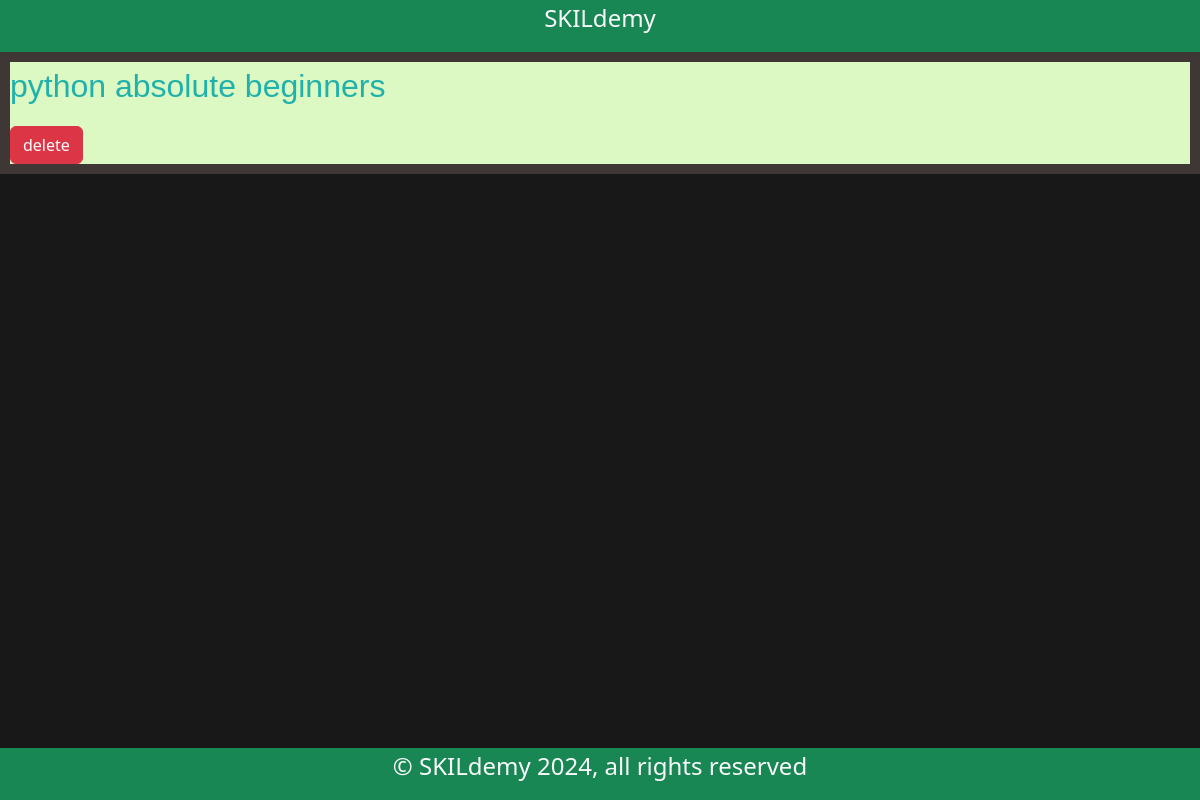
Before: /cs_avail with the older database file.
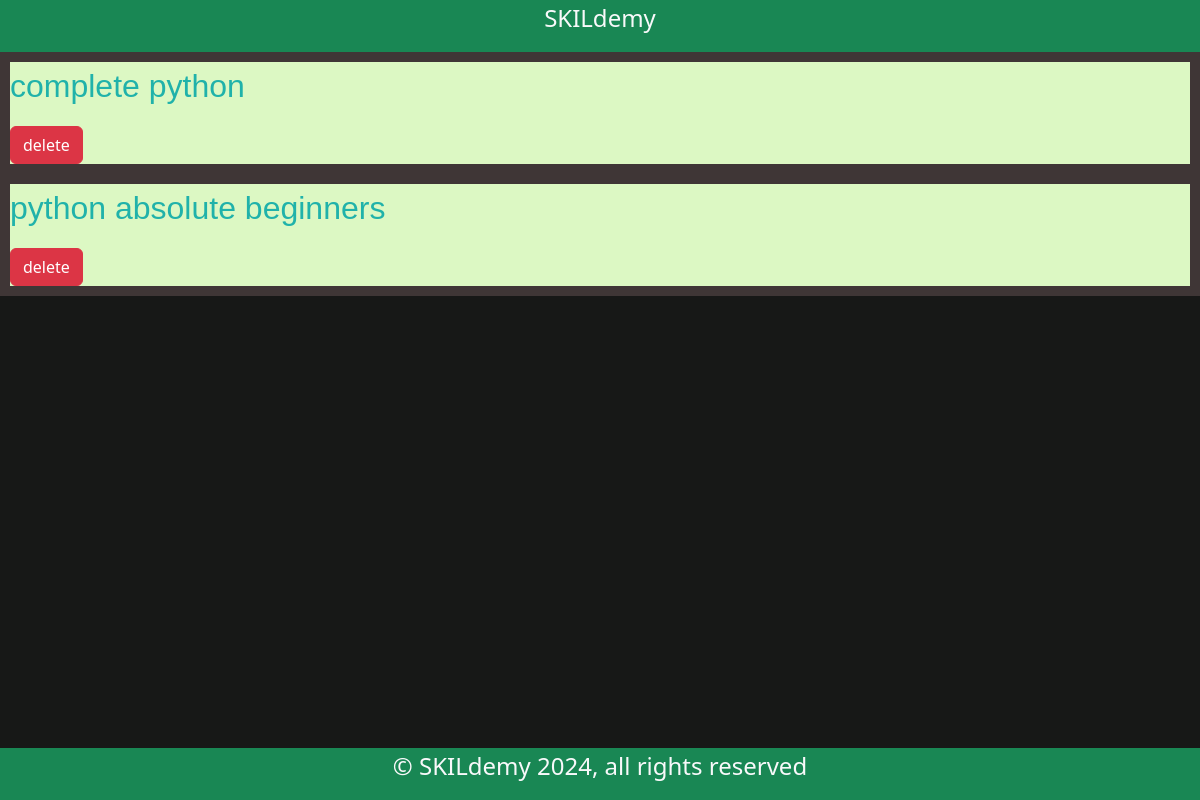
After: the same page with the newer database file.
### learning_platform/models/models.py (models this page shows, shortened)
class Course(db.Model):
    __tablename__ = "course"
    id = db.Column(db.String(36), primary_key=True, default= lambda: str(uuid.uuid4()))
    name = db.Column(db.String(80), nullable=False)
    description = db.Column(db.String(250), nullable=False)
    price = db.Column(db.Numeric(10, 2), nullable=False)
    rate = db.Column(db.Numeric(10, 2), nullable=False, default=1.00)
    enrolled_at = db.Column(db.DateTime(timezone=True), default=func.now())
    updated_at = db.Column(db.DateTime(timezone=True), default=func.now())
    topics = db.relationship('Topic', secondary=course_topics,
                             lazy='subquery', backref=db.backref('courses', lazy=True))

### learning_platform/views/admin.py (the view)
@admin_bp.route('/cs_avail', methods=['GET', 'POST'])
def cs_avail():
    cst = Course.query.all()
    return render_template('content_management/delete_course.html', cst=cst)

### learning_platform/templates/content_management/delete_course.html (shortened to what this page needs)
<!DOCTYPE html>
<html lang="en">
<head>
    {% extends "base.html" %}
    {% block main %}
    {% for _item in cst|sort(attribute='name') %}
    <div style="
    background-color: rgb(220, 248, 195);
    margin-bottom: 25; border: 10px solid rgb(63, 54, 54);">
<p class="fs-2 text-start" style="color: lightseagreen;
    font-family: 'Lucida Sans', 'Lucida Sans Regular',
    'Lucida Grande', 'Lucida Sans Unicode', Geneva,
    Verdana, sans-serif;">
    {{ _item.name }}
</p>
            <a class="btn btn-danger" href="{{ url_for('admin.del_course', c_id=_item.id)}}">
                delete
            </a>
        </div>
    {% endfor %}
    {% endblock %}

### learning_platform/templates/base.html (shortened to what this page needs)
<!DOCTYPE html>
<html lang="en">
   <head>
  <link rel="stylesheet" href="{{ url_for('static', filename='css/bootstrap.min.css') }}">
  <link rel="stylesheet" href="{{ url_for('static', filename='css/style.css') }}">
   </head>
    <body class="d-flex flex-column vh-100">
      {% block body %}
      <header class="bg-success fs-4 text-light text-center">
        {% block header %} <p> SKILdemy</p> {% endblock header %}
      </header>
      <main class="flex-grow-1">
        {% block main %}{% endblock main %}
      </main>
      <footer class="bg-success text-center fs-4 text-light">{% block footer %} <p>&copy; SKILdemy 2024, all rights reserved</p> {% endblock footer %}</footer>
      {% endblock %}
    </body>
</html>

### learning_platform/static/css/style.css (style rules this page uses)
body { background-color: rgb(23, 24, 23); }
header { display: flex; flex-direction: column; justify-content: center; align-items: center; }
footer { background-color: rgb(39, 32, 32); }

Changed rows visible on the page:
added Course: name "complete python"
